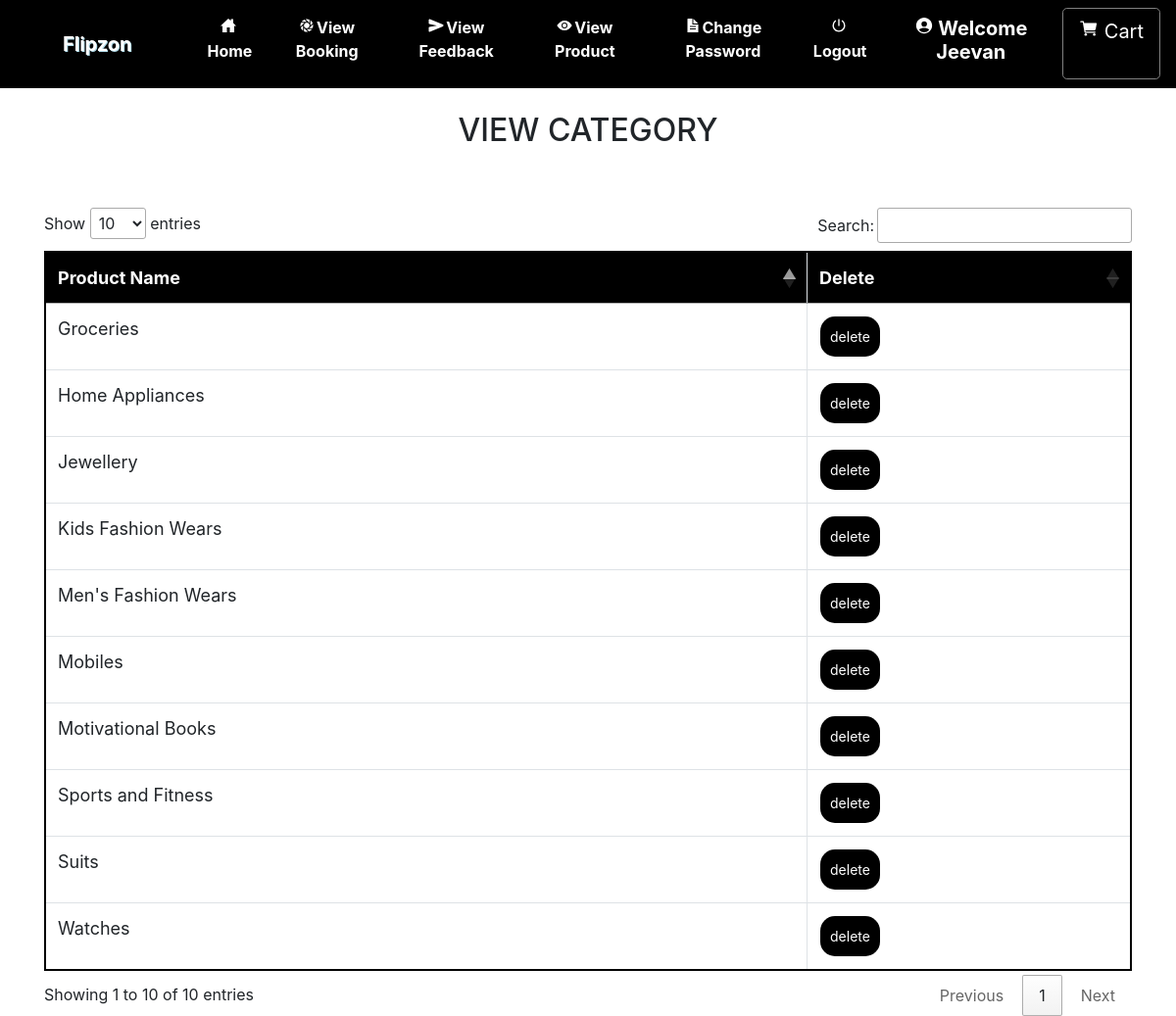
/view_categary/ (signed in), run on the app's committed database.
### grocery/models.py (models this page shows, shortened)
class Category(models.Model):
    name = models.CharField(max_length=30, null=True)

### grocery/views.py (the view)
# urls.py: path('view_categary/', View_Categary, name='view_categary'),
def View_Categary(request):
    if not request.user.is_authenticated:
        return redirect('login_admin')
    pro = Category.objects.all()
    d = {'pro': pro}
    return render(request,'view_category.html', d)

### grocery/templates/view_category.html (shortened to what this page needs)
{% extends 'navigation.html' %}
{% block body %}
<center><h2 style="color-red;margin-top:2%">VIEW CATEGORY</h2></center>
<div class="container" style="margin-top:5%">
<table class="table table-bordered" id="myTable">
  <thead>
  <tr>
    <th>Product Name</th>
    <th>Delete</th>
  </tr>
  </thead>
   <tbody>
    {% for i in pro %}
  <tr>
    <td>{{i.name}}</td>
    <td><a href="{% url 'delete_category' i.id %}" onclick="return confirm('Are you sure?')"><button class="button button1">delete</button></a></td>
  </tr>
    {% endfor %}
    </tbody>
</table>
 </div>
{% endblock %}

### grocery/templates/navigation.html (shortened to what this page needs)
<!DOCTYPE html>
<html lang="en">
<head>
    {% load static %}
     <link rel="stylesheet" href="https://maxcdn.bootstrapcdn.com/bootstrap/4.0.0/css/bootstrap.min.css">
  <link rel = stylesheet href = "//cdn.datatables.net/1.10.19/css/jquery.dataTables.min.css">
<link rel="stylesheet" href="https://cdnjs.cloudflare.com/ajax/libs/font-awesome/4.7.0/css/font-awesome.min.css">
</head>
<body style="background-color:white">
<nav class="navbar navbar-expand-sm" style = "background-color : black ; border-bottom:1px solid black">
  <a class="navbar-brand pl-5" href="#" style="color:white; font-weight : bold">Flipzon</a>
<div class="collapse navbar-collapse" id="collapsibleNavbar">
  <ul class="navbar-nav pl-5 text-center">
    {% if request.user.username %}
    {% if not request.user.is_staff %}
    <li class="nav-item">
      <a class="nav-link" href="{% url 'home' %}" style="color:white"><ion-icon style="margin-right:2px" name="home-sharp"></ion-icon>Home</a>
    </li>
    <li class="nav-item">
      <a class="nav-link" href="{% url 'view_booking' %}" style="color:white"><ion-icon style="margin-right:2px" name="aperture"></ion-icon>View Booking</a>
    </li>
    <li class="nav-item">
      <a class="nav-link" href="{% url 'send_feedback' request.user.id %}" style="color:white"><ion-icon style="margin-right:2px" name="send"></ion-icon>View Feedback</a>
    </li>
    <li class="nav-item">
      <a class="nav-link" href="{% url 'view_product' 0 %}" style="color:white"><ion-icon style="margin-right:2px" name="eye"></ion-icon>View Product</a>
    </li>
    <li class="nav-item">
      <a class="nav-link" href="{% url 'change_password' %}" style="color:white"><ion-icon style="margin-right:2px" name="document-text-sharp"></ion-icon>Change Password</a>
    </li>
    {% endif %}
    {% endif %}
    {% if request.user.is_authenticated %}
    <a class="nav-link" href="{% url 'logout' %}" style="color:white"><ion-icon style="margin-right:2px" name="power-sharp"></ion-icon>Logout</a>
    {% if not request.user.is_staff %}
    <li class="nav-item">
      <a href="{% url 'profile' %}"><h5 class="nav-link" style="color:white"><ion-icon style="margin-right:4px;color:white" name="person-circle-sharp"></ion-icon>Welcome {{request.user.username}}</h5>
      </a></li>
    {% else %}
    <li class="nav-item">
      <h5  class="nav-link" style="color:black"><ion-icon style="margin-right:4px;color:black" name="person-circle-sharp"></ion-icon>Welcome {{request.user.username}}</h5>
    </li>
    {% endif %}
    {% endif %}
    {% if not request.user.is_staff %}
    {% if request.user.username %}
      <a href="{% url 'cart' %}" style="border:1px solid gray" class="btn btn-default btn-lg text-dark text-capitalize">
        <ion-icon style="color:white;margin-top:2%" name="cart"></ion-icon><span style="margin-left:6px;margin-top:2%;color:white">Cart</span></a></center>
{% endif %}
    {% endif %}
    </ul>
</div>
</nav>
{% block body %}
{% endblock %}
</body></html>

### grocery/templates/navigation.html (style rules this page uses)
* { box-sizing: border-box; }
#myTable { border-collapse: collapse; width: 100%; border: 2px solid black; font-size: 18px; }
#myTable th { text-align: left; padding: 12px; background-color: black; color: white; }
#myTable td { text-align: left; padding: 12px; background-color: white; }
#myTable tr { border-bottom: 1px solid black; }
.button { background-color: black; border: none; color: white; padding: 10px; text-align: center; text-decoration: none; display: inline-block; font-size: 14px; margin: 1px 1px; cursor: pointer; }
.button1 { border-radius: 15px; }
.nav-link { font-weight:bold; }
.navbar-brand { text-shadow: 1px 1px lightblue; }

### data on the page
Category: name "Groceries"
Category: name "Home Appliances"
Category: name "Mobiles"
Category: name "Kids Fashion Wears"
Category: name "Men's Fashion Wears"
Category: name "Jewellery"
Category: name "Motivational Books"
Category: name "Sports and Fitness"
Category: name "Watches"
Category: name "Suits"

### other printed values
{{ request.user.username }} "Jeevan"
